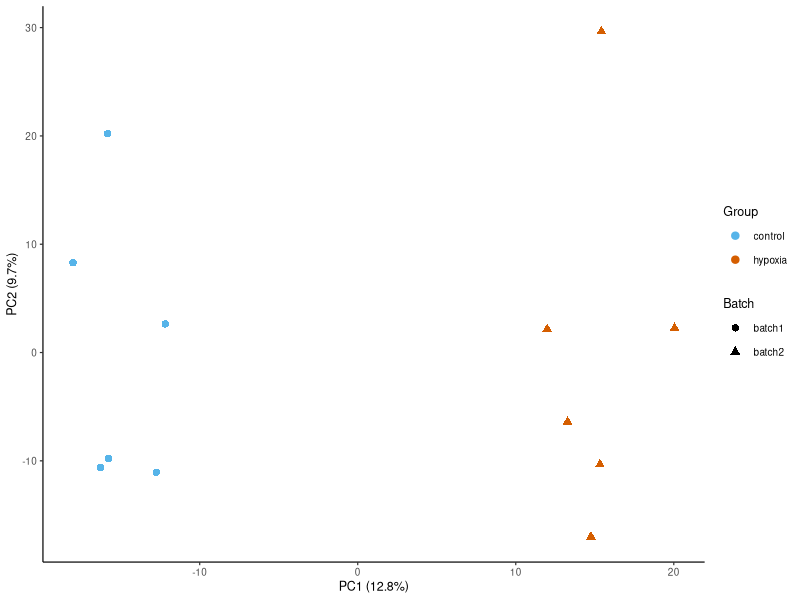

Write R code to recreate this figure.
suppressPackageStartupMessages({
  library(readr); library(dplyr); library(tibble); library(edgeR); library(ggplot2)
})
counts <- read_csv(here::here("assets/data/pika_rnaseq_counts.csv"), show_col_types = FALSE) |>
  column_to_rownames("gene_id")
meta <- read_csv(here::here("assets/data/pika_rnaseq_metadata_clean.csv"),
                 show_col_types = FALSE)
mat <- as.matrix(counts[, meta$sample_id])
y <- DGEList(counts = mat, group = meta$group)
y <- y[filterByExpr(y, group = meta$group), , keep.lib.sizes = FALSE]
lcpm <- cpm(calcNormFactors(y), log = TRUE)
pca <- prcomp(t(lcpm), scale. = TRUE)
var <- round(100 * pca$sdev^2 / sum(pca$sdev^2), 1)
scores <- as.data.frame(pca$x[, 1:2]) |>
  rownames_to_column("sample_id") |>
  left_join(meta, by = "sample_id")
p <- ggplot(scores, aes(PC1, PC2, colour = group, shape = batch)) +
  geom_point(size = 2.2) +
  scale_colour_manual(values = c(control = "#56B4E9", hypoxia = "#D55E00")) +
  scale_shape_manual(values = c(batch1 = 16, batch2 = 17)) +
  labs(x = paste0("PC1 (", var[1], "%)"), y = paste0("PC2 (", var[2], "%)"),
       colour = "Group", shape = "Batch") +
  theme_classic(base_size = 9)
dir.create(here::here("figures"), showWarnings = FALSE)
ggsave(here::here("figures/fig_pca.svg"), p, width = 89, height = 70, units = "mm")
data.frame(
  file = "figures/fig_pca.svg",
  exists = file.exists(here::here("figures/fig_pca.svg")),
  PC1_pct = var[1], PC2_pct = var[2]
)
